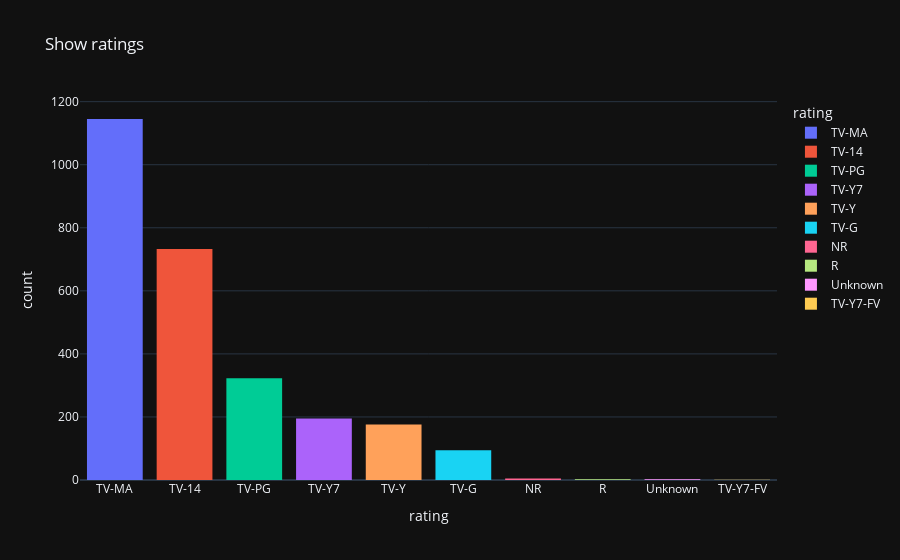

Notebook code cell kept with this figure:
### Code cell
rating(netflix_shows, "Show ratings")

### Figure 1 — Plotly figure (JSON) as saved in the notebook; plotly's stock layout.template omitted (floating-point values rounded to 4 significant figures; data arrays with more than 128 entries replaced by an {"elided": "..."} marker saying what was removed)
{"data": [{"alignmentgroup": "True", "bingroup": "x", "hovertemplate": "rating=%{x}<br>count=%{y}<extra></extra>", "legendgroup": "TV-MA", "marker": {"color": "#636efa", "pattern": {"shape": ""}}, "name": "TV-MA", "offsetgroup": "TV-MA", "orientation": "v", "showlegend": true, "type": "histogram", "x": {"elided": "1145 str values"}, "xaxis": "x", "yaxis": "y"}, {"alignmentgroup": "True", "bingroup": "x", "hovertemplate": "rating=%{x}<br>count=%{y}<extra></extra>", "legendgroup": "TV-14", "marker": {"color": "#EF553B", "pattern": {"shape": ""}}, "name": "TV-14", "offsetgroup": "TV-14", "orientation": "v", "showlegend": true, "type": "histogram", "x": {"elided": "733 str values"}, "xaxis": "x", "yaxis": "y"}, {"alignmentgroup": "True", "bingroup": "x", "hovertemplate": "rating=%{x}<br>count=%{y}<extra></extra>", "legendgroup": "TV-PG", "marker": {"color": "#00cc96", "pattern": {"shape": ""}}, "name": "TV-PG", "offsetgroup": "TV-PG", "orientation": "v", "showlegend": true, "type": "histogram", "x": {"elided": "323 str values"}, "xaxis": "x", "yaxis": "y"}, {"alignmentgroup": "True", "bingroup": "x", "hovertemplate": "rating=%{x}<br>count=%{y}<extra></extra>", "legendgroup": "TV-Y7", "marker": {"color": "#ab63fa", "pattern": {"shape": ""}}, "name": "TV-Y7", "offsetgroup": "TV-Y7", "orientation": "v", "showlegend": true, "type": "histogram", "x": {"elided": "195 str values"}, "xaxis": "x", "yaxis": "y"}, {"alignmentgroup": "True", "bingroup": "x", "hovertemplate": "rating=%{x}<br>count=%{y}<extra></extra>", "legendgroup": "TV-Y", "marker": {"color": "#FFA15A", "pattern": {"shape": ""}}, "name": "TV-Y", "offsetgroup": "TV-Y", "orientation": "v", "showlegend": true, "type": "histogram", "x": {"elided": "176 str values"}, "xaxis": "x", "yaxis": "y"}, {"alignmentgroup": "True", "bingroup": "x", "hovertemplate": "rating=%{x}<br>count=%{y}<extra></extra>", "legendgroup": "TV-G", "marker": {"color": "#19d3f3", "pattern": {"shape": ""}}, "name": "TV-G", "offsetgroup": "TV-G", "orientation": "v", "showlegend": true, "type": "histogram", "x": ["TV-G", "TV-G", "TV-G", "TV-G", "TV-G", "TV-G", "TV-G", "TV-G", "TV-G", "TV-G", "TV-G", "TV-G", "TV-G", "TV-G", "TV-G", "TV-G", "TV-G", "TV-G", "TV-G", "TV-G", "TV-G", "TV-G", "TV-G", "TV-G", "TV-G", "TV-G", "TV-G", "TV-G", "TV-G", "TV-G", "TV-G", "TV-G", "TV-G", "TV-G", "TV-G", "TV-G", "TV-G", "TV-G", "TV-G", "TV-G", "TV-G", "TV-G", "TV-G", "TV-G", "TV-G", "TV-G", "TV-G", "TV-G", "TV-G", "TV-G", "TV-G", "TV-G", "TV-G", "TV-G", "TV-G", "TV-G", "TV-G", "TV-G", "TV-G", "TV-G", "TV-G", "TV-G", "TV-G", "TV-G", "TV-G", "TV-G", "TV-G", "TV-G", "TV-G", "TV-G", "TV-G", "TV-G", "TV-G", "TV-G", "TV-G", "TV-G", "TV-G", "TV-G", "TV-G", "TV-G", "TV-G", "TV-G", "TV-G", "TV-G", "TV-G", "TV-G", "TV-G", "TV-G", "TV-G", "TV-G", "TV-G", "TV-G", "TV-G", "TV-G"], "xaxis": "x", "yaxis": "y"}, {"alignmentgroup": "True", "bingroup": "x", "hovertemplate": "rating=%{x}<br>count=%{y}<extra></extra>", "legendgroup": "NR", "marker": {"color": "#FF6692", "pattern": {"shape": ""}}, "name": "NR", "offsetgroup": "NR", "orientation": "v", "showlegend": true, "type": "histogram", "x": ["NR", "NR", "NR", "NR", "NR"], "xaxis": "x", "yaxis": "y"}, {"alignmentgroup": "True", "bingroup": "x", "hovertemplate": "rating=%{x}<br>count=%{y}<extra></extra>", "legendgroup": "R", "marker": {"color": "#B6E880", "pattern": {"shape": ""}}, "name": "R", "offsetgroup": "R", "orientation": "v", "showlegend": true, "type": "histogram", "x": ["R", "R"], "xaxis": "x", "yaxis": "y"}, {"alignmentgroup": "True", "bingroup": "x", "hovertemplate": "rating=%{x}<br>count=%{y}<extra></extra>", "legendgroup": "Unknown", "marker": {"color": "#FF97FF", "pattern": {"shape": ""}}, "name": "Unknown", "offsetgroup": "Unknown", "orientation": "v", "showlegend": true, "type": "histogram", "x": ["Unknown", "Unknown"], "xaxis": "x", "yaxis": "y"}, {"alignmentgroup": "True", "bingroup": "x", "hovertemplate": "rating=%{x}<br>count=%{y}<extra></extra>", "legendgroup": "TV-Y7-FV", "marker": {"color": "#FECB52", "pattern": {"shape": ""}}, "name": "TV-Y7-FV", "offsetgroup": "TV-Y7-FV", "orientation": "v", "showlegend": true, "type": "histogram", "x": ["TV-Y7-FV"], "xaxis": "x", "yaxis": "y"}], "layout": {"barmode": "relative", "legend": {"title": {"text": "rating"}, "tracegroupgap": 0}, "title": {"text": "Show ratings"}, "xaxis": {"anchor": "y", "categoryarray": ["TV-MA", "TV-14", "TV-PG", "TV-Y7", "TV-Y", "TV-G", "NR", "R", "Unknown", "TV-Y7-FV"], "categoryorder": "array", "domain": [0, 1], "title": {"text": "rating"}}, "yaxis": {"anchor": "x", "domain": [0, 1], "title": {"text": "count"}}}}
